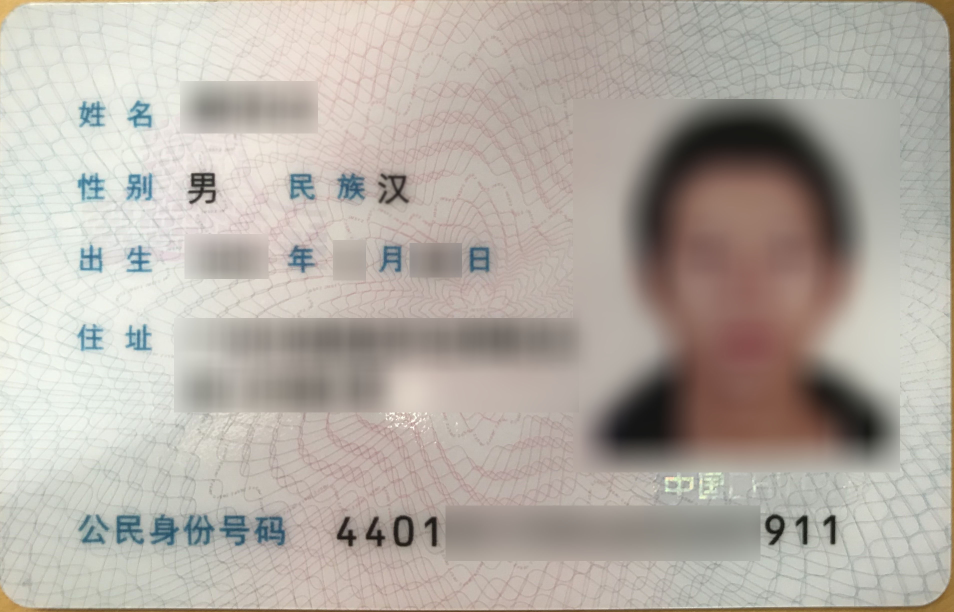
#> input picture idcard_ocr/mask_img/idcard_mask.jpg, 3816 x 2448 px, found by its file name (shown at 1/4 size)
$ python findidcard.py
#> lines starting #> are read from the running program, lines starting #| are printed output that depends on the picture
# -*- coding: utf-8 -*-
import numpy as np
import cv2
import time


class Findidcard:
    def __init__(self):
        pass

    # img1为身份证模板, img2为需要识别的图像
    def find(self, img2_name):
        print(u'进入身份证模版匹配流程...')
        t1 = round(time.time() * 1000)
        img1_name = r"E:/myvue/IDcard_recog/idcardocr_system_back/idcard_ocr/mask_img/idcard_mask.jpg"
        MIN_MATCH_COUNT = 10
        # imagetest = cv2.imread(img1_name, 0)
        # print(type(imagetest))#numpy.ndarray
        img1 = cv2.UMat(cv2.imread(img1_name, 0))  # queryImage in GrayUMatU型难找最好的硬件，提升性能
        # print(type(img1))#cv2.UMat
        img1 = self.img_resize(img1, 640)
        # img1 = idocr.hist_equal(img1)
        img2 = cv2.UMat(cv2.imread(img2_name, 0))  # trainImage in Gray加载灰度图像
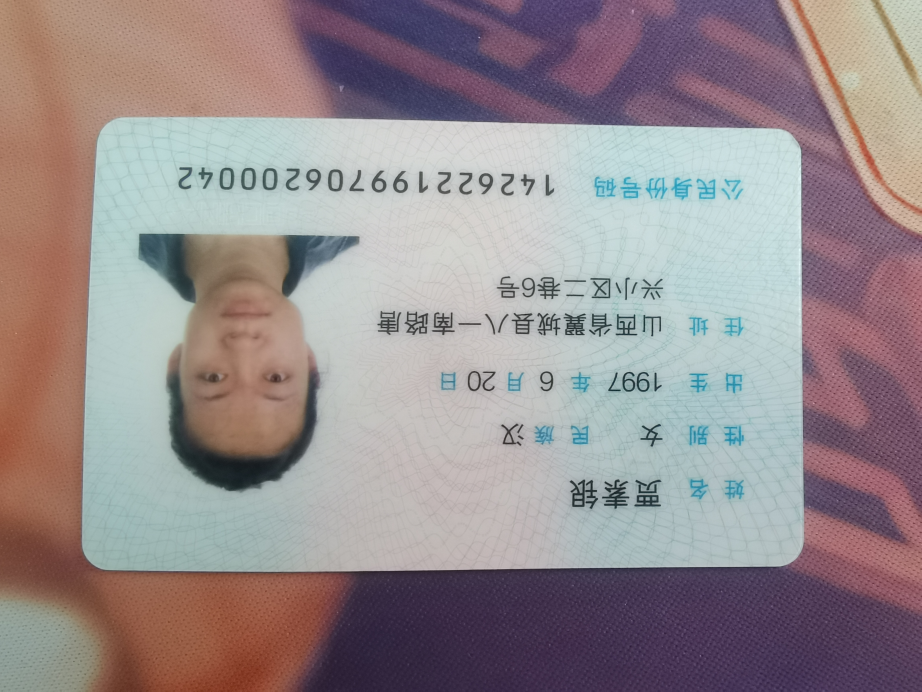
#> input picture idcard_ocr/testimages/rotate0.jpg, 4608 x 3456 px, found by its file name (shown at 1/5 size)
        # [4 lines of commented-out code are left out]
        img2 = self.img_resize(img2, 1920)
        # img2 = idocr.hist_equal(img2)
        img_org = cv2.UMat(cv2.imread(img2_name))  # 加载彩色图像
        # img_org = cv2.UMat(img2_name)  # 加载彩色图像
        img_org = self.img_resize(img_org, 1920)  #
        #  Initiate SIFT detector
        sift = cv2.xfeatures2d.SIFT_create()
        # find the keypoints and descriptors with SIFT
        kp1, des1 = sift.detectAndCompute(img1, None)
#> kp1 = 591 keypoints; strongest (x, y, size): (136, 123, 12.6), (557, 348, 4.9), (559, 362, 2.7), (434, 282, 36.7)
        kp2, des2 = sift.detectAndCompute(img2, None)
#> kp2 = 7900 keypoints; strongest (x, y, size): (1375, 688, 2.8), (1366, 778, 3), (1260, 695, 2.4), (1359, 698, 3.1)

        FLANN_INDEX_KDTREE = 0
        index_params = dict(algorithm=FLANN_INDEX_KDTREE, trees=5)
        search_params = dict(checks=10)

        # 创建特征匹配器
        flann = cv2.FlannBasedMatcher(index_params, search_params)
        matches = flann.knnMatch(des1, des2, k=2)  # k=2表示在测试图片上返回两个与样本图片匹配的点
#> matches = 591 matches
        # [15 lines of commented-out code are left out]
        good = []  # 最佳的匹配点
        for m, n in matches:
            if m.distance < 0.7 * n.distance:
                good.append(m)
#> after the loop, good = 89 matches
        # m表示大图像上最匹配点的距离，n表示次匹配点的距离，比值越小证明特征点越明显

        # reshape为(x,y)数组
        # 绘制的参数，匹配连线的颜色，特征点的颜色，需要画哪些匹配，flags=0绘制点和线，=2不画特征点
        # good = np.expand_dims(good, 1)
        # drawParams = dict(matchColor=(0, 0, 255), singlePointColor=(255, 0, 0))  # 给特征点和匹配的线定义颜色
        # resultimage = cv2.drawMatchesKnn(img1, kp1, img2, kp2, matches, None, **drawParams)
        #
        # self.showimg(resultimage, 'pipei')  # 特征点匹配结果

        if len(good) > MIN_MATCH_COUNT:
            src_pts = np.float32([kp1[m.queryIdx].pt for m in good]).reshape(-1, 1, 2)  # 获取测试图片上的关键点的坐标
#> src_pts = 89 rows, first 8: [52.01, 221.9], [53.2, 127.4], [54.35, 223.7], [55.12, 168], [55.24, 122], [55.62, 72.3], [55.67, 171.5], [57.99, 125]

            dst_pts = np.float32([kp2[m.trainIdx].pt for m in good]).reshape(-1, 1, 2)   # 获取样本图片上的关键点的坐标
#> dst_pts = 89 rows, first 8: [1547.7, 689.9], [1545.9, 903.1], [1542.7, 685], [1310, 370.5], [1542.8, 913.9], [1543.3, 1029], [1541.2, 801.7], [1535.7, 906.6]

            # 用HomoGraphy计算图像与图像之间映射关系, M为转换矩阵
            M, mask = cv2.findHomography(src_pts, dst_pts, cv2.RANSAC, 5.0)  # 计算多个二维点对之间的最优单映射变换矩阵 H（3行x3列）
#> M = [[-2.33, 0.116, 1668.8], [-0.0364, -2.22, 1194.8], [-2.91e-05, 7.92e-05, 1]]; mask = 89 values, max 1 at index 0, min 0 at index 3, mean 0.831
            # print(M)
            matchesMask = mask.ravel().tolist()
#> matchesMask has the same summary as mask

            # 使用转换矩阵M计算出img1在img2的对应形状
            h, w = cv2.UMat.get(img1).shape
#> h = 410; w = 640
            M_r = np.linalg.inv(M)
#> M_r = [[-0.439, 0.00303, 729.1], [0.000315, -0.432, 515.4], [-1.28e-05, 3.43e-05, 0.98]]
            im_r = cv2.warpPerspective(img_org, M_r, (w, h))
            # im_r = cv2.perspectiveTransform(img_org, M)
            # self.showimg(im_r)
        else:
            print("Not enough matches are found - %d/%d" % (len(good), MIN_MATCH_COUNT))
            matchesMask = None

        # [6 lines of commented-out code are left out]
        t2 = round(time.time() * 1000)
        print(u'查找身份证耗时:%s' % (t2 - t1))
        # self.showimg(im_r,"correct_to_img")
        return im_r

    @staticmethod
    def showimg(img, name):
        cv2.namedWindow(name, 0)
        cv2.resizeWindow("contours", 1600, 1200);
        cv2.imshow(name, img)
        cv2.waitKey()

    @staticmethod
    def img_resize(imggray, dwidth):
        # print 'dwidth:%s' % dwidth
        crop = imggray
        size = crop.get().shape
        height = size[0]
        width = size[1]
        height = height * dwidth / width
        crop = cv2.resize(src=crop, dsize=(dwidth, int(height)), interpolation=cv2.INTER_CUBIC)
        return crop


if __name__ == "__main__":
    idfind = Findidcard()
    path = r'E:/myvue/IDcard_recog/idcardocr_system_back/idcard_ocr/testimages/rotate0.jpg'
    result = idfind.find(path)
    cv2.imshow('res', result)
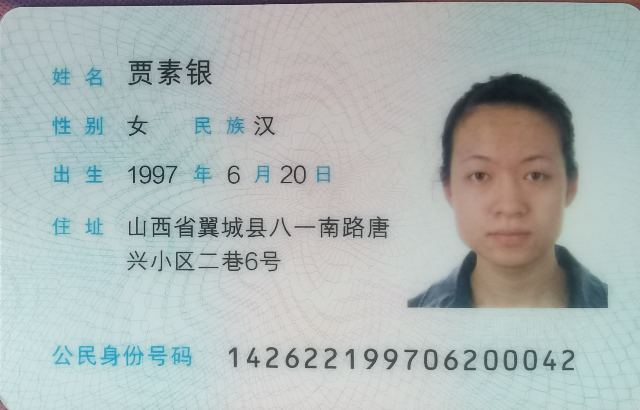
#> window 'res': shape (410, 640, 3); mean B, G, R 182.2, 183.6, 174.2
    cv2.waitKey()
